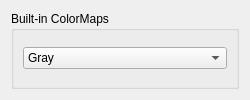
<?xml version="1.0" encoding="UTF-8"?>
<ui version="4.0">
 <class>CreateBasicColorMap</class>
 <widget class="QDialog" name="CreateBasicColorMap">
  <property name="geometry">
   <rect>
    <x>0</x>
    <y>0</y>
    <width>250</width>
    <height>100</height>
   </rect>
  </property>
  <property name="sizePolicy">
   <sizepolicy hsizetype="Fixed" vsizetype="Fixed">
    <horstretch>0</horstretch>
    <verstretch>0</verstretch>
   </sizepolicy>
  </property>
  <property name="minimumSize">
   <size>
    <width>250</width>
    <height>100</height>
   </size>
  </property>
  <property name="windowTitle">
   <string>Dialog</string>
  </property>
  <layout class="QGridLayout" name="gridLayout_2">
   <item row="0" column="0">
    <widget class="QGroupBox" name="groupBox">
     <property name="title">
      <string>Built-in ColorMaps</string>
     </property>
     <layout class="QGridLayout" name="gridLayout">
      <item row="0" column="0">
       <widget class="QComboBox" name="colorMapNameComboBox_">
        <item>
         <property name="text">
          <string>Gray</string>
         </property>
        </item>
        <item>
         <property name="text">
          <string>Blackbody</string>
         </property>
        </item>
        <item>
         <property name="text">
          <string>Rainbow</string>
         </property>
        </item>
       </widget>
      </item>
     </layout>
    </widget>
   </item>
  </layout>
 </widget>
 <resources/>
 <connections/>
</ui>
